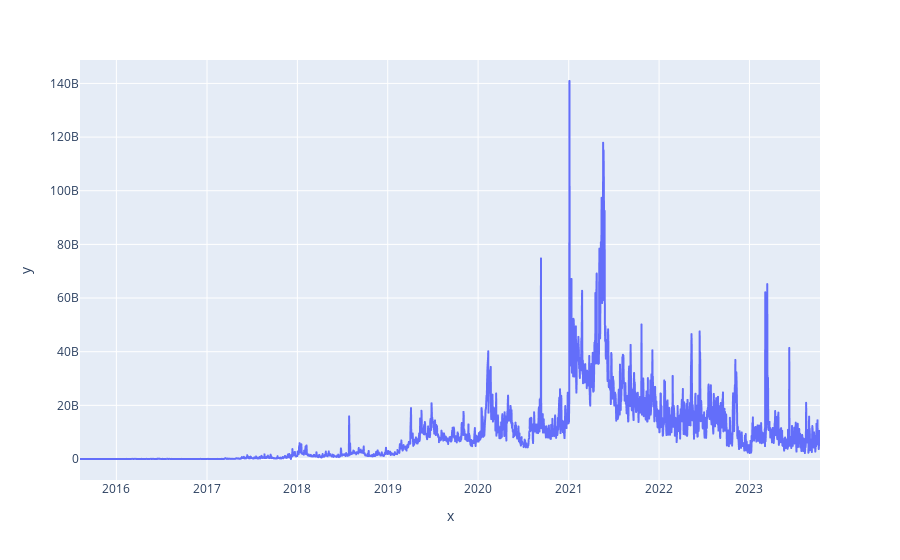

Source (notebook cell):
### Code cell
px.line(x=df['ts'], y=df['total_volumes'])

### Figure 1 — Plotly figure (JSON) as saved in the notebook; plotly's stock layout.template omitted (floating-point values rounded to 4 significant figures; data arrays with more than 128 entries replaced by an {"elided": "..."} marker saying what was removed)
{"data": [{"hovertemplate": "x=%{x}<br>y=%{y}<extra></extra>", "legendgroup": "", "line": {"color": "#636efa", "dash": "solid"}, "marker": {"symbol": "circle"}, "mode": "lines", "name": "", "showlegend": false, "type": "scattergl", "x": {"elided": "2989 str values"}, "xaxis": "x", "y": {"elided": "2989 float values"}, "yaxis": "y"}], "layout": {"legend": {"tracegroupgap": 0}, "margin": {"t": 60}, "xaxis": {"anchor": "y", "domain": [0, 1], "title": {"text": "x"}}, "yaxis": {"anchor": "x", "domain": [0, 1], "title": {"text": "y"}}}}
